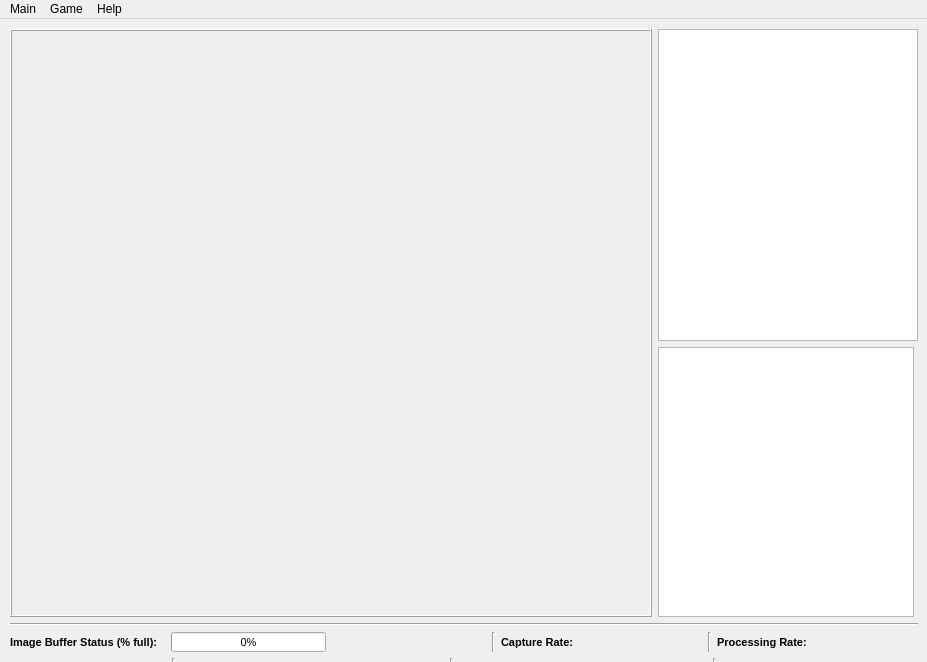
<?xml version="1.0" encoding="UTF-8"?>
<ui version="4.0">
 <class>MainWindow</class>
 <widget class="QMainWindow" name="MainWindow">
  <property name="geometry">
   <rect>
    <x>0</x>
    <y>0</y>
    <width>927</width>
    <height>662</height>
   </rect>
  </property>
  <property name="sizePolicy">
   <sizepolicy hsizetype="Fixed" vsizetype="Fixed">
    <horstretch>0</horstretch>
    <verstretch>0</verstretch>
   </sizepolicy>
  </property>
  <property name="minimumSize">
   <size>
    <width>927</width>
    <height>662</height>
   </size>
  </property>
  <property name="maximumSize">
   <size>
    <width>927</width>
    <height>722</height>
   </size>
  </property>
  <property name="windowTitle">
   <string>JackMate®</string>
  </property>
  <property name="autoFillBackground">
   <bool>false</bool>
  </property>
  <widget class="QWidget" name="centralwidget">
   <widget class="QWidget" name="layoutWidget">
    <property name="geometry">
     <rect>
      <x>10</x>
      <y>10</y>
      <width>908</width>
      <height>685</height>
     </rect>
    </property>
    <layout class="QVBoxLayout" name="verticalLayout_2">
     <item>
      <layout class="QGridLayout" name="gridLayout">
       <item row="0" column="0" rowspan="2">
        <widget class="FrameLabel" name="frameLabel">
         <property name="enabled">
          <bool>true</bool>
         </property>
         <property name="sizePolicy">
          <sizepolicy hsizetype="Expanding" vsizetype="Expanding">
           <horstretch>0</horstretch>
           <verstretch>0</verstretch>
          </sizepolicy>
         </property>
         <property name="minimumSize">
          <size>
           <width>642</width>
           <height>482</height>
          </size>
         </property>
         <property name="mouseTracking">
          <bool>true</bool>
         </property>
         <property name="autoFillBackground">
          <bool>true</bool>
         </property>
         <property name="frameShape">
          <enum>QFrame::Box</enum>
         </property>
         <property name="frameShadow">
          <enum>QFrame::Raised</enum>
         </property>
         <property name="lineWidth">
          <number>1</number>
         </property>
         <property name="alignment">
          <set>Qt::AlignCenter</set>
         </property>
        </widget>
       </item>
       <item row="0" column="1">
        <widget class="QTextEdit" name="msgBoard">
         <property name="sizePolicy">
          <sizepolicy hsizetype="Expanding" vsizetype="Expanding">
           <horstretch>0</horstretch>
           <verstretch>0</verstretch>
          </sizepolicy>
         </property>
         <property name="sizeIncrement">
          <size>
           <width>2</width>
           <height>0</height>
          </size>
         </property>
         <property name="baseSize">
          <size>
           <width>0</width>
           <height>0</height>
          </size>
         </property>
         <property name="readOnly">
          <bool>true</bool>
         </property>
        </widget>
       </item>
       <item row="1" column="1">
        <widget class="QTextEdit" name="historyBoard">
         <property name="sizePolicy">
          <sizepolicy hsizetype="Fixed" vsizetype="Fixed">
           <horstretch>0</horstretch>
           <verstretch>0</verstretch>
          </sizepolicy>
         </property>
         <property name="minimumSize">
          <size>
           <width>0</width>
           <height>270</height>
          </size>
         </property>
         <property name="maximumSize">
          <size>
           <width>16777215</width>
           <height>300</height>
          </size>
         </property>
         <property name="sizeIncrement">
          <size>
           <width>0</width>
           <height>0</height>
          </size>
         </property>
         <property name="baseSize">
          <size>
           <width>0</width>
           <height>0</height>
          </size>
         </property>
        </widget>
       </item>
      </layout>
     </item>
     <item>
      <widget class="Line" name="line_5">
       <property name="orientation">
        <enum>Qt::Horizontal</enum>
       </property>
      </widget>
     </item>
     <item>
      <layout class="QVBoxLayout" name="verticalLayout_1">
       <item>
        <layout class="QHBoxLayout" name="horizontalLayout_1">
         <item>
          <widget class="QLabel" name="label_1">
           <property name="sizePolicy">
            <sizepolicy hsizetype="Minimum" vsizetype="Fixed">
             <horstretch>0</horstretch>
             <verstretch>0</verstretch>
            </sizepolicy>
           </property>
           <property name="minimumSize">
            <size>
             <width>0</width>
             <height>20</height>
            </size>
           </property>
           <property name="maximumSize">
            <size>
             <width>16777215</width>
             <height>20</height>
            </size>
           </property>
           <property name="font">
            <font>
             <pointsize>8</pointsize>
             <weight>75</weight>
             <bold>true</bold>
            </font>
           </property>
           <property name="text">
            <string>Image Buffer Status (% full):</string>
           </property>
           <property name="alignment">
            <set>Qt::AlignLeading|Qt::AlignLeft|Qt::AlignVCenter</set>
           </property>
          </widget>
         </item>
         <item>
          <widget class="QProgressBar" name="imageBufferBar">
           <property name="sizePolicy">
            <sizepolicy hsizetype="Minimum" vsizetype="Fixed">
             <horstretch>0</horstretch>
             <verstretch>0</verstretch>
            </sizepolicy>
           </property>
           <property name="minimumSize">
            <size>
             <width>0</width>
             <height>20</height>
            </size>
           </property>
           <property name="maximumSize">
            <size>
             <width>16777215</width>
             <height>20</height>
            </size>
           </property>
           <property name="font">
            <font>
             <pointsize>8</pointsize>
            </font>
           </property>
           <property name="value">
            <number>0</number>
           </property>
          </widget>
         </item>
         <item>
          <widget class="QLabel" name="imageBufferLabel">
           <property name="sizePolicy">
            <sizepolicy hsizetype="Minimum" vsizetype="Fixed">
             <horstretch>0</horstretch>
             <verstretch>0</verstretch>
            </sizepolicy>
           </property>
           <property name="minimumSize">
            <size>
             <width>0</width>
             <height>20</height>
            </size>
           </property>
           <property name="maximumSize">
            <size>
             <width>16777215</width>
             <height>20</height>
            </size>
           </property>
           <property name="font">
            <font>
             <pointsize>8</pointsize>
            </font>
           </property>
           <property name="text">
            <string/>
           </property>
           <property name="alignment">
            <set>Qt::AlignCenter</set>
           </property>
          </widget>
         </item>
         <item>
          <widget class="Line" name="line_1">
           <property name="orientation">
            <enum>Qt::Vertical</enum>
           </property>
          </widget>
         </item>
         <item>
          <widget class="QLabel" name="label_2">
           <property name="sizePolicy">
            <sizepolicy hsizetype="Minimum" vsizetype="Fixed">
             <horstretch>0</horstretch>
             <verstretch>0</verstretch>
            </sizepolicy>
           </property>
           <property name="minimumSize">
            <size>
             <width>0</width>
             <height>20</height>
            </size>
           </property>
           <property name="maximumSize">
            <size>
             <width>16777215</width>
             <height>20</height>
            </size>
           </property>
           <property name="font">
            <font>
             <pointsize>8</pointsize>
             <weight>75</weight>
             <bold>true</bold>
            </font>
           </property>
           <property name="text">
            <string>Capture Rate:</string>
           </property>
           <property name="alignment">
            <set>Qt::AlignLeading|Qt::AlignLeft|Qt::AlignVCenter</set>
           </property>
          </widget>
         </item>
         <item>
          <widget class="QLabel" name="captureRateLabel">
           <property name="enabled">
            <bool>true</bool>
           </property>
           <property name="sizePolicy">
            <sizepolicy hsizetype="Minimum" vsizetype="Fixed">
             <horstretch>0</horstretch>
             <verstretch>0</verstretch>
            </sizepolicy>
           </property>
           <property name="minimumSize">
            <size>
             <width>0</width>
             <height>20</height>
            </size>
           </property>
           <property name="maximumSize">
            <size>
             <width>40</width>
             <height>20</height>
            </size>
           </property>
           <property name="font">
            <font>
             <pointsize>8</pointsize>
            </font>
           </property>
           <property name="text">
            <string/>
           </property>
           <property name="alignment">
            <set>Qt::AlignCenter</set>
           </property>
          </widget>
         </item>
         <item>
          <widget class="Line" name="line_2">
           <property name="orientation">
            <enum>Qt::Vertical</enum>
           </property>
          </widget>
         </item>
         <item>
          <widget class="QLabel" name="label_3">
           <property name="sizePolicy">
            <sizepolicy hsizetype="Minimum" vsizetype="Fixed">
             <horstretch>0</horstretch>
             <verstretch>0</verstretch>
            </sizepolicy>
           </property>
           <property name="minimumSize">
            <size>
             <width>0</width>
             <height>20</height>
            </size>
           </property>
           <property name="maximumSize">
            <size>
             <width>16777215</width>
             <height>20</height>
            </size>
           </property>
           <property name="font">
            <font>
             <pointsize>8</pointsize>
             <weight>75</weight>
             <bold>true</bold>
            </font>
           </property>
           <property name="text">
            <string>Processing Rate:</string>
           </property>
           <property name="alignment">
            <set>Qt::AlignLeading|Qt::AlignLeft|Qt::AlignVCenter</set>
           </property>
          </widget>
         </item>
         <item>
          <widget class="QLabel" name="processingRateLabel">
           <property name="sizePolicy">
            <sizepolicy hsizetype="Minimum" vsizetype="Fixed">
             <horstretch>0</horstretch>
             <verstretch>0</verstretch>
            </sizepolicy>
           </property>
           <property name="minimumSize">
            <size>
             <width>0</width>
             <height>20</height>
            </size>
           </property>
           <property name="maximumSize">
            <size>
             <width>40</width>
             <height>20</height>
            </size>
           </property>
           <property name="font">
            <font>
             <pointsize>8</pointsize>
            </font>
           </property>
           <property name="text">
            <string/>
           </property>
           <property name="alignment">
            <set>Qt::AlignCenter</set>
           </property>
          </widget>
         </item>
        </layout>
       </item>
       <item>
        <layout class="QHBoxLayout" name="horizontalLayout_2">
         <item>
          <widget class="QLabel" name="label_4">
           <property name="sizePolicy">
            <sizepolicy hsizetype="Minimum" vsizetype="Fixed">
             <horstretch>0</horstretch>
             <verstretch>0</verstretch>
            </sizepolicy>
           </property>
           <property name="minimumSize">
            <size>
             <width>0</width>
             <height>20</height>
            </size>
           </property>
           <property name="maximumSize">
            <size>
             <width>16777215</width>
             <height>20</height>
            </size>
           </property>
           <property name="font">
            <font>
             <pointsize>8</pointsize>
             <weight>75</weight>
             <bold>true</bold>
            </font>
           </property>
           <property name="text">
            <string>Camera Dev No:</string>
           </property>
           <property name="alignment">
            <set>Qt::AlignLeading|Qt::AlignLeft|Qt::AlignVCenter</set>
           </property>
          </widget>
         </item>
         <item>
          <widget class="QLabel" name="deviceNumberLabel">
           <property name="sizePolicy">
            <sizepolicy hsizetype="Minimum" vsizetype="Fixed">
             <horstretch>30</horstretch>
             <verstretch>20</verstretch>
            </sizepolicy>
           </property>
           <property name="minimumSize">
            <size>
             <width>30</width>
             <height>20</height>
            </size>
           </property>
           <property name="maximumSize">
            <size>
             <width>16777215</width>
             <height>20</height>
            </size>
           </property>
           <property name="font">
            <font>
             <pointsize>8</pointsize>
            </font>
           </property>
           <property name="alignment">
            <set>Qt::AlignCenter</set>
           </property>
          </widget>
         </item>
         <item>
          <widget class="Line" name="line_3">
           <property name="orientation">
            <enum>Qt::Vertical</enum>
           </property>
          </widget>
         </item>
         <item>
          <widget class="QLabel" name="label_5">
           <property name="sizePolicy">
            <sizepolicy hsizetype="Minimum" vsizetype="Fixed">
             <horstretch>0</horstretch>
             <verstretch>0</verstretch>
            </sizepolicy>
           </property>
           <property name="minimumSize">
            <size>
             <width>0</width>
             <height>20</height>
            </size>
           </property>
           <property name="maximumSize">
            <size>
             <width>16777215</width>
             <height>20</height>
            </size>
           </property>
           <property name="font">
            <font>
             <pointsize>8</pointsize>
             <weight>75</weight>
             <bold>true</bold>
            </font>
           </property>
           <property name="text">
            <string>Camera Resolution:</string>
           </property>
           <property name="alignment">
            <set>Qt::AlignLeading|Qt::AlignLeft|Qt::AlignVCenter</set>
           </property>
          </widget>
         </item>
         <item>
          <widget class="QLabel" name="cameraResolutionLabel">
           <property name="sizePolicy">
            <sizepolicy hsizetype="Minimum" vsizetype="Fixed">
             <horstretch>70</horstretch>
             <verstretch>20</verstretch>
            </sizepolicy>
           </property>
           <property name="minimumSize">
            <size>
             <width>70</width>
             <height>20</height>
            </size>
           </property>
           <property name="maximumSize">
            <size>
             <width>16777215</width>
             <height>20</height>
            </size>
           </property>
           <property name="font">
            <font>
             <pointsize>8</pointsize>
            </font>
           </property>
           <property name="alignment">
            <set>Qt::AlignCenter</set>
           </property>
          </widget>
         </item>
         <item>
          <widget class="Line" name="line_4">
           <property name="orientation">
            <enum>Qt::Vertical</enum>
           </property>
          </widget>
         </item>
         <item>
          <widget class="QLabel" name="label_6">
           <property name="sizePolicy">
            <sizepolicy hsizetype="Minimum" vsizetype="Fixed">
             <horstretch>0</horstretch>
             <verstretch>0</verstretch>
            </sizepolicy>
           </property>
           <property name="minimumSize">
            <size>
             <width>0</width>
             <height>20</height>
            </size>
           </property>
           <property name="maximumSize">
            <size>
             <width>16777215</width>
             <height>20</height>
            </size>
           </property>
           <property name="font">
            <font>
             <pointsize>8</pointsize>
             <weight>75</weight>
             <bold>true</bold>
            </font>
           </property>
           <property name="text">
            <string>ROI:</string>
           </property>
          </widget>
         </item>
         <item>
          <widget class="QLabel" name="roiLabel">
           <property name="sizePolicy">
            <sizepolicy hsizetype="Minimum" vsizetype="Fixed">
             <horstretch>100</horstretch>
             <verstretch>20</verstretch>
            </sizepolicy>
           </property>
           <property name="minimumSize">
            <size>
             <width>70</width>
             <height>20</height>
            </size>
           </property>
           <property name="maximumSize">
            <size>
             <width>16777215</width>
             <height>20</height>
            </size>
           </property>
           <property name="font">
            <font>
             <pointsize>8</pointsize>
            </font>
           </property>
          </widget>
         </item>
         <item>
          <widget class="Line" name="line_7">
           <property name="orientation">
            <enum>Qt::Vertical</enum>
           </property>
          </widget>
         </item>
         <item>
          <widget class="QLabel" name="label_7">
           <property name="font">
            <font>
             <pointsize>8</pointsize>
             <weight>75</weight>
             <bold>true</bold>
            </font>
           </property>
           <property name="text">
            <string>Cursor</string>
           </property>
          </widget>
         </item>
         <item>
          <widget class="QLabel" name="mouseCursorPosLabel">
           <property name="sizePolicy">
            <sizepolicy hsizetype="Minimum" vsizetype="Fixed">
             <horstretch>70</horstretch>
             <verstretch>20</verstretch>
            </sizepolicy>
           </property>
           <property name="minimumSize">
            <size>
             <width>70</width>
             <height>20</height>
            </size>
           </property>
           <property name="maximumSize">
            <size>
             <width>16777215</width>
             <height>20</height>
            </size>
           </property>
           <property name="font">
            <font>
             <pointsize>8</pointsize>
            </font>
           </property>
          </widget>
         </item>
        </layout>
       </item>
       <item>
        <widget class="QPushButton" name="clearImageBufferButton">
         <property name="font">
          <font>
           <pointsize>8</pointsize>
          </font>
         </property>
         <property name="text">
          <string>Clear Image Buffer</string>
         </property>
        </widget>
       </item>
       <item>
        <widget class="Line" name="line_6">
         <property name="orientation">
          <enum>Qt::Horizontal</enum>
         </property>
        </widget>
       </item>
      </layout>
     </item>
    </layout>
   </widget>
  </widget>
  <widget class="QMenuBar" name="menubar">
   <property name="geometry">
    <rect>
     <x>0</x>
     <y>0</y>
     <width>927</width>
     <height>23</height>
    </rect>
   </property>
   <widget class="QMenu" name="mainMenu">
    <property name="title">
     <string>Main</string>
    </property>
    <addaction name="connectToCameraAction"/>
    <addaction name="disconnectCameraAction"/>
    <addaction name="separator"/>
    <addaction name="actionSet_black"/>
    <addaction name="separator"/>
    <addaction name="exitAction"/>
   </widget>
   <widget class="QMenu" name="aboutMenu">
    <property name="title">
     <string>Help</string>
    </property>
    <addaction name="aboutAction"/>
   </widget>
   <widget class="QMenu" name="GameMenu">
    <property name="enabled">
     <bool>true</bool>
    </property>
    <property name="title">
     <string>Game</string>
    </property>
    <addaction name="grayscaleAction"/>
    <addaction name="smoothAction"/>
    <addaction name="dilateAction"/>
    <addaction name="erodeAction"/>
    <addaction name="flipAction"/>
    <addaction name="cannyAction"/>
    <addaction name="separator"/>
    <addaction name="settingsAction"/>
    <addaction name="deckShuffledAction"/>
   </widget>
   <addaction name="mainMenu"/>
   <addaction name="GameMenu"/>
   <addaction name="aboutMenu"/>
  </widget>
  <action name="connectToCameraAction">
   <property name="text">
    <string>New Game</string>
   </property>
  </action>
  <action name="disconnectCameraAction">
   <property name="text">
    <string>End Game</string>
   </property>
  </action>
  <action name="exitAction">
   <property name="text">
    <string>Exit</string>
   </property>
  </action>
  <action name="aboutAction">
   <property name="text">
    <string>About...</string>
   </property>
  </action>
  <action name="grayscaleAction">
   <property name="checkable">
    <bool>true</bool>
   </property>
   <property name="enabled">
    <bool>false</bool>
   </property>
   <property name="text">
    <string>1: Grayscale</string>
   </property>
   <property name="visible">
    <bool>false</bool>
   </property>
  </action>
  <action name="smoothAction">
   <property name="checkable">
    <bool>true</bool>
   </property>
   <property name="enabled">
    <bool>false</bool>
   </property>
   <property name="text">
    <string>2: Smooth</string>
   </property>
   <property name="visible">
    <bool>false</bool>
   </property>
  </action>
  <action name="flipAction">
   <property name="checkable">
    <bool>true</bool>
   </property>
   <property name="enabled">
    <bool>false</bool>
   </property>
   <property name="text">
    <string>5: Flip</string>
   </property>
   <property name="visible">
    <bool>false</bool>
   </property>
  </action>
  <action name="dilateAction">
   <property name="checkable">
    <bool>true</bool>
   </property>
   <property name="enabled">
    <bool>false</bool>
   </property>
   <property name="text">
    <string>3: Dilate</string>
   </property>
   <property name="visible">
    <bool>false</bool>
   </property>
  </action>
  <action name="erodeAction">
   <property name="checkable">
    <bool>true</bool>
   </property>
   <property name="enabled">
    <bool>false</bool>
   </property>
   <property name="text">
    <string>4: Erode</string>
   </property>
   <property name="visible">
    <bool>false</bool>
   </property>
  </action>
  <action name="cannyAction">
   <property name="checkable">
    <bool>true</bool>
   </property>
   <property name="enabled">
    <bool>false</bool>
   </property>
   <property name="text">
    <string>6. Canny</string>
   </property>
   <property name="visible">
    <bool>false</bool>
   </property>
  </action>
  <action name="settingsAction">
   <property name="enabled">
    <bool>false</bool>
   </property>
   <property name="text">
    <string>Settings...</string>
   </property>
   <property name="visible">
    <bool>false</bool>
   </property>
  </action>
  <action name="actionStart_New_Game">
   <property name="text">
    <string>Start New Game</string>
   </property>
  </action>
  <action name="deckShuffledAction">
   <property name="enabled">
    <bool>false</bool>
   </property>
   <property name="text">
    <string>deck shuffled</string>
   </property>
  </action>
  <action name="actionSet_black">
   <property name="enabled">
    <bool>false</bool>
   </property>
   <property name="text">
    <string>Calib. Black</string>
   </property>
  </action>
 </widget>
 <customwidgets>
  <customwidget>
   <class>FrameLabel</class>
   <extends>QLabel</extends>
   <header location="global">FrameLabel.h</header>
  </customwidget>
 </customwidgets>
 <tabstops>
  <tabstop>clearImageBufferButton</tabstop>
 </tabstops>
 <resources/>
 <connections/>
</ui>
